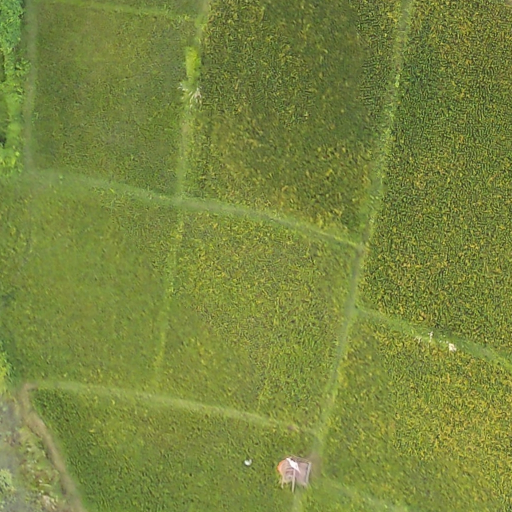
#> input picture edge_contour_detection/images/tile_82944_46080.png, 1024 x 1024 px (shown at 1/2 size)
$ python test2.py
#> lines starting #> are read from the running program, lines starting #| are printed output that depends on the picture; after the words box and inside, x2 and y2 are one past the last pixel; in counts of white or black regions, pixels touching at a corner belong together
import cv2
import matplotlib.pyplot as plt
import numpy as np

# Load image
img_color = cv2.imread('images/tile_82944_46080.png')
#> img_color is the input picture: shape (1024, 1024, 3); mean B, G, R 62.7, 134.1, 121.2
if img_color is None:
    raise FileNotFoundError("Image not found. Check the path.")

# Convert BGR to RGB for plotting
img_rgb = cv2.cvtColor(img_color, cv2.COLOR_BGR2RGB)
img_gray = cv2.cvtColor(img_color, cv2.COLOR_BGR2GRAY)

# STEP 1: ENHANCE AND SMOOTH
# Enhance contrast
clahe = cv2.createCLAHE(clipLimit=2.0, tileGridSize=(8,8))
img_enhanced = clahe.apply(img_gray)

# Heavy blur to remove internal texture
blur = cv2.GaussianBlur(img_enhanced, (15, 15), 0)

# STEP 2: ADAPTIVE THRESHOLDING TO FIND REGIONS
thresh_adapt_mean = cv2.adaptiveThreshold(
    blur, 255,
    cv2.ADAPTIVE_THRESH_MEAN_C,
    cv2.THRESH_BINARY_INV,
    181,  # Large blockSize ignores internal patterns
    2
)
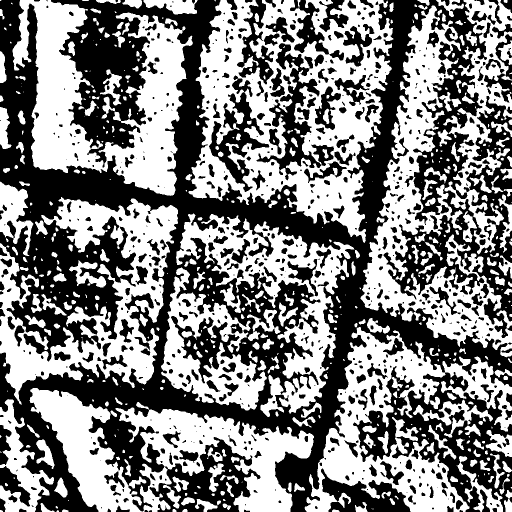
#> thresh_adapt_mean: shape (1024, 1024) (shown at 1/2 size); 51% white; 749 black regions (261 under 20 px), largest, box (x1, y1, x2, y2) and area: (0, 0, 1024, 1024) 396679, (299, 874, 521, 1024) 13278, (513, 86, 668, 361) 10702

# STEP 3: MORPHOLOGICAL OPERATIONS TO CLEAN REGIONS
# Close to merge same-field areas
kernel_large = cv2.getStructuringElement(cv2.MORPH_ELLIPSE, (7, 7))
regions = cv2.morphologyEx(thresh_adapt_mean, cv2.MORPH_CLOSE, kernel_large, iterations=3)
#> regions: shape (1024, 1024); 78.9% white; 98 black regions, largest, box (x1, y1, x2, y2) and area: (0, 0, 918, 976) 77251, (28, 743, 586, 1024) 28796, (718, 0, 835, 476) 17543

# Open to remove small noise
kernel_open = cv2.getStructuringElement(cv2.MORPH_ELLIPSE, (15, 15))
regions = cv2.morphologyEx(regions, cv2.MORPH_OPEN, kernel_open, iterations=2)
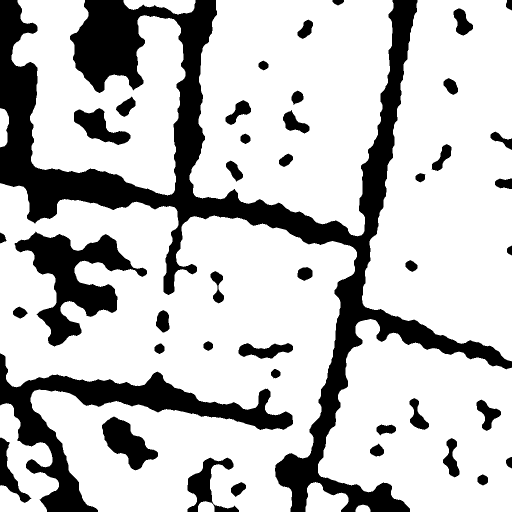
#> regions: shape (1024, 1024) (shown at 1/2 size); 76% white; 43 black regions

# STEP 4: FILTER REGIONS BY SIZE
# Only keep large field-sized regions
contours_regions, _ = cv2.findContours(regions, cv2.RETR_EXTERNAL, cv2.CHAIN_APPROX_SIMPLE)
#> contours_regions = 11 contours; largest, box (x1, y1, x2, y2) and area: (0, 366, 714, 1024) 321541, (724, 0, 1024, 723) 162092, (379, 0, 787, 473) 148007, (636, 638, 1024, 1024) 108910, (23, 0, 371, 391) 82852
min_region_area = 3000  # Minimum field size
large_regions = [c for c in contours_regions if cv2.contourArea(c) > min_region_area]
#> large_regions = 7 contours; box (x1, y1, x2, y2) and area: (0, 366, 714, 1024) 321541, (724, 0, 1024, 723) 162092, (379, 0, 787, 473) 148007, (636, 638, 1024, 1024) 108910, (23, 0, 371, 391) 82852, (0, 806, 118, 1024) 12634, (611, 964, 697, 1024) 3426

# Create mask with only large regions
regions_filtered = np.zeros_like(img_gray)
cv2.drawContours(regions_filtered, large_regions, -1, 255, -1)
#> regions_filtered: shape (1024, 1024); 80.6% white; 11 black regions, largest, box (x1, y1, x2, y2) and area: (0, 0, 1024, 1024) 157259, (0, 707, 586, 1024) 36465, (375, 915, 478, 1024) 4761

# STEP 5: DETECT BOUNDARIES ONLY AT REGION EDGES
# This is the KEY - we only look for boundaries at region perimeters
# Detect edges on the region mask (not the original image!)
edges = cv2.Canny(regions_filtered, 50, 150)
#> edges: shape (1024, 1024); 1% white in thin lines or dots

# Connect fragmented edges with directional kernels
kernel_h = cv2.getStructuringElement(cv2.MORPH_RECT, (11, 1))
kernel_v = cv2.getStructuringElement(cv2.MORPH_RECT, (1, 11))
edges_h = cv2.morphologyEx(edges, cv2.MORPH_CLOSE, kernel_h)
#> edges_h: shape (1024, 1024); 1.2% white in thin lines or dots
edges_v = cv2.morphologyEx(edges, cv2.MORPH_CLOSE, kernel_v)
#> edges_v: shape (1024, 1024); 1.2% white in thin lines or dots
edges_connected = cv2.bitwise_or(edges_h, edges_v)
#> edges_connected: shape (1024, 1024); 1.3% white in thin lines or dots

# Additional closing
kernel_close = cv2.getStructuringElement(cv2.MORPH_RECT, (7, 7))
edges_connected = cv2.morphologyEx(edges_connected, cv2.MORPH_CLOSE, kernel_close, iterations=2)
#> edges_connected: shape (1024, 1024); 1.6% white in thin lines or dots

# Dilate to strengthen boundaries
kernel_dilate = cv2.getStructuringElement(cv2.MORPH_RECT, (3, 3))
edges_connected = cv2.dilate(edges_connected, kernel_dilate, iterations=1)
#> edges_connected: shape (1024, 1024); 3.9% white; 15 white regions, largest, box (x1, y1, x2, y2) and area: (609, 0, 1024, 1024) 8317, (0, 365, 715, 1024) 7540, (21, 0, 372, 392) 6764

# STEP 6: CRITICAL FILTER - Remove internal boundaries
# Erode regions to get field centers, remove any boundary inside
kernel_erode = cv2.getStructuringElement(cv2.MORPH_ELLIPSE, (10, 10))
field_interiors = cv2.erode(regions_filtered, kernel_erode, iterations=1)
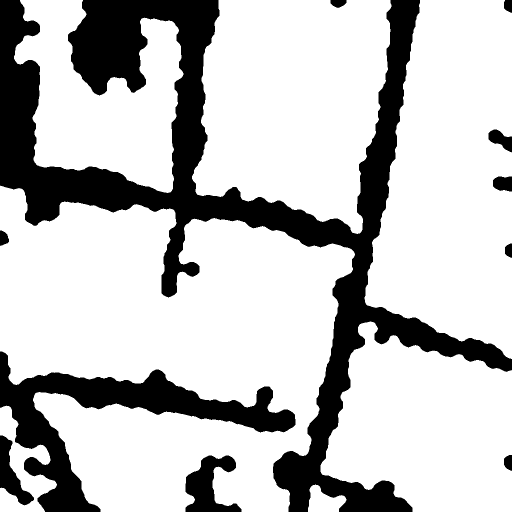
#> field_interiors: shape (1024, 1024) (shown at 1/2 size); 75.9% white; 11 black regions

# Remove any boundary that's inside a field
edges_external_only = edges_connected.copy()
edges_external_only[field_interiors > 0] = 0

# STEP 7: EXTRACT AND FILTER CONTOURS
contours, _ = cv2.findContours(edges_external_only, cv2.RETR_EXTERNAL, cv2.CHAIN_APPROX_SIMPLE)
#> contours = 15 contours; largest, box (x1, y1, x2, y2) and area: (0, 365, 715, 1024) 8174, (609, 0, 1024, 1024) 6316, (21, 0, 372, 392) 5188, (0, 705, 587, 1024) 4870, (377, 0, 788, 474) 3788

# Filter by perimeter (boundaries should be reasonably long)
min_perimeter = 80
filtered_contours = []

for c in contours:
    perimeter = cv2.arcLength(c, True)
    area = cv2.contourArea(c)

    if perimeter >= min_perimeter:
        # Additional shape filter
        if perimeter > 0:
            # Compactness check
            compactness = 4 * np.pi * area / (perimeter * perimeter)

            # Keep boundaries (low compactness = elongated)
            if compactness < 0.5:  # Not too circular/blob-like
                # Smooth the contour
                epsilon = 0.003 * cv2.arcLength(c, True)
                approx = cv2.approxPolyDP(c, epsilon, True)
                filtered_contours.append(approx)
#> this loop made 15 passes
#> (perimeter, area, compactness, epsilon) on passes 1, 2, 3, 4, 5, 8, 9, 10: (738.8, 1557, 0.0358, 2.22), (80.28, 132, 0.257, 0.241), (421.2, 1018, 0.0721, 1.26), (825.5, 1907.5, 0.0352, 2.48), (3425.7, 4869.5, 0.00521, 10.28), (3572.1, 8173.5, 0.00805, 10.72), (161.4, 257.5, 0.124, 0.484), (161.9, 620, 0.297, 0.486)
#> after the loop, filtered_contours = 11 contours; largest, box (x1, y1, x2, y2) and area: (0, 365, 713, 1024) 6744, (0, 705, 587, 1024) 6160, (21, 0, 372, 390) 5436, (609, 0, 1024, 1024) 4079, (377, 0, 788, 472) 3778

# STEP 8: CREATE FINAL BOUNDARY MASK
edges_clean = np.zeros_like(edges_connected)
cv2.drawContours(edges_clean, filtered_contours, -1, 255, 2)
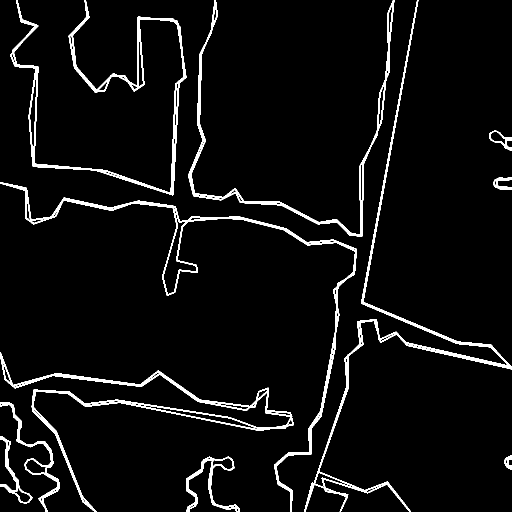
#> edges_clean: shape (1024, 1024) (shown at 1/2 size); 4.6% white; 11 white regions, largest, box (x1, y1, x2, y2) and area: (608, 0, 1024, 1024) 9299, (0, 364, 714, 1024) 8863, (0, 704, 588, 1024) 8623

# VISUALIZATIONS

# 1. Red overlay on original
img_with_edges = img_rgb.copy()
edge_mask = edges_clean > 0
img_with_edges[edge_mask] = [255, 0, 0]
#> img_with_edges: shape (1024, 1024, 3); mean R, G, B 127.2, 127.7, 59.7

# 2. Semi-transparent overlay
img_overlay = img_rgb.copy()
overlay = np.zeros_like(img_rgb)
overlay[edge_mask] = [255, 0, 0]
img_overlay = cv2.addWeighted(img_rgb, 0.85, overlay, 2, 0)

# 3. Show regions with boundaries
img_regions = img_rgb.copy()
regions_colored = np.zeros_like(img_rgb)
regions_colored[regions_filtered > 0] = [0, 80, 0]  # Green tint for regions
img_regions = cv2.addWeighted(img_rgb, 0.8, regions_colored, 0.2, 0)
img_regions[edge_mask] = [255, 0, 0]
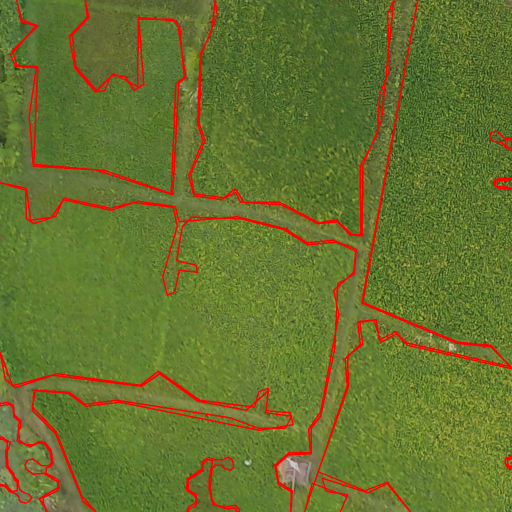
#> img_regions: shape (1024, 1024, 3) (shown at 1/2 size); mean R, G, B 104.1, 114.6, 47.7

# 4. Show field interiors (debugging)
img_debug = img_rgb.copy()
interior_colored = np.zeros_like(img_rgb)
interior_colored[field_interiors > 0] = [0, 0, 150]  # Blue = interior (boundaries removed here)
img_debug = cv2.addWeighted(img_rgb, 0.7, interior_colored, 0.3, 0)
img_debug[edge_mask] = [255, 0, 0]
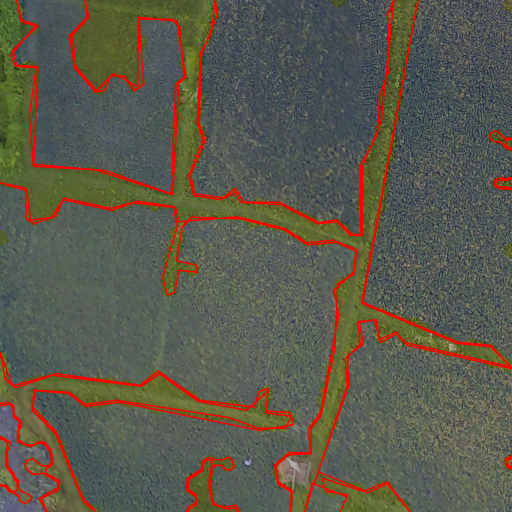
#> img_debug: shape (1024, 1024, 3) (shown at 1/2 size); mean R, G, B 92.6, 89.4, 75.7

# 5. Comparison: before and after interior removal
img_before = img_rgb.copy()
img_before[edges_connected > 0] = [255, 255, 0]  # Yellow = all boundaries before filtering
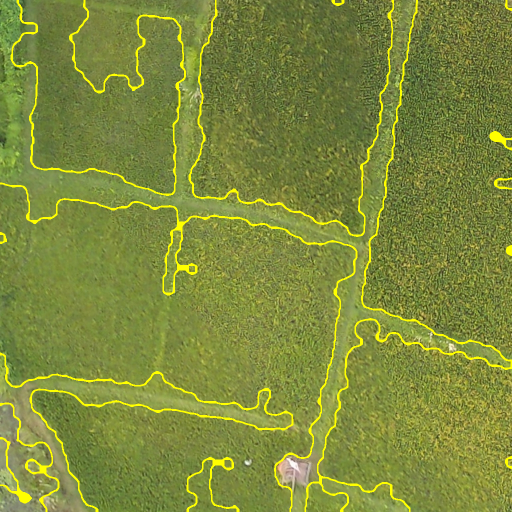
#> img_before: shape (1024, 1024, 3) (shown at 1/2 size); mean R, G, B 126.2, 138.6, 60.2

# PLOT RESULTS

fig, axes = plt.subplots(2, 4, figsize=(24, 12))

# Row 1: Processing pipeline
axes[0, 0].imshow(img_rgb)
axes[0, 0].set_title("Original Image", fontsize=12, fontweight='bold')
axes[0, 0].axis('off')

axes[0, 1].imshow(blur, cmap='gray')
axes[0, 1].set_title(f"Heavy Blur (25×25)\nRemoves internal texture", fontsize=11)
axes[0, 1].axis('off')

axes[0, 2].imshow(regions_filtered, cmap='gray')
axes[0, 2].set_title(f"Detected Regions\n({len(large_regions)} fields, min area={min_region_area})", fontsize=11)
axes[0, 2].axis('off')

axes[0, 3].imshow(field_interiors, cmap='gray')
axes[0, 3].set_title("Field Interiors\n(Boundaries here will be removed)", fontsize=11)
axes[0, 3].axis('off')

# Row 2: Boundary results
axes[1, 0].imshow(img_before)
axes[1, 0].set_title("Before Filter\n(Yellow = all detected boundaries)", fontsize=11)
axes[1, 0].axis('off')

axes[1, 1].imshow(edges_clean, cmap='gray')
axes[1, 1].set_title(f"After Filter\n({len(filtered_contours)} boundaries kept)", fontsize=11, fontweight='bold')
axes[1, 1].axis('off')

axes[1, 2].imshow(img_overlay)
axes[1, 2].set_title("Subtle Overlay on Original", fontsize=11)
axes[1, 2].axis('off')

axes[1, 3].imshow(img_with_edges)
axes[1, 3].set_title("FINAL RESULT", fontsize=12, fontweight='bold')
axes[1, 3].axis('off')

plt.tight_layout()
plt.show()

# STATISTICS

print("\n" + "="*70)
print("FIELD BOUNDARY DETECTION RESULTS")
print("="*70)
print(f"Image size: {img_gray.shape[0]} × {img_gray.shape[1]} pixels")
#| Image size: 1024 × 1024 pixels
print(f"Detected field regions: {len(large_regions)}")
#| Detected field regions: 7
print(f"Total boundaries before filter: {len(contours)}")
#| Total boundaries before filter: 15
print(f"Final boundaries after filter: {len(filtered_contours)}")
#| Final boundaries after filter: 11
print(f"Boundaries removed: {len(contours) - len(filtered_contours)}")
#| Boundaries removed: 4

if large_regions:
    areas = [cv2.contourArea(c) for c in large_regions]
#> areas = [3426, 12633.5, 108910, 321541, 162091.5, 148007, 82852]
    print(f"\nField Size Statistics:")
    print(f"  Average: {np.mean(areas):.0f} pixels²")
#|   Average: 119923 pixels²
    print(f"  Largest: {np.max(areas):.0f} pixels²")
#|   Largest: 321541 pixels²
    print(f"  Smallest: {np.min(areas):.0f} pixels²")
#|   Smallest: 3426 pixels²

if filtered_contours:
    perimeters = [cv2.arcLength(c, True) for c in filtered_contours]
#> perimeters = [704.5, 80.28, 406.2, 786.7, 3132, 3288, 159.5, 158.1, 4053.4, 2523.8, 3196.4]
    print(f"\nBoundary Length Statistics:")
    print(f"  Total length: {sum(perimeters):.0f} pixels")
#|   Total length: 18489 pixels
    print(f"  Average: {np.mean(perimeters):.0f} pixels")
#|   Average: 1681 pixels
    print(f"  Longest: {max(perimeters):.0f} pixels")
#|   Longest: 4053 pixels

$ run again, with edge_contour_detection/images/tile_32768_20480.png copied over edge_contour_detection/images/tile_82944_46080.png
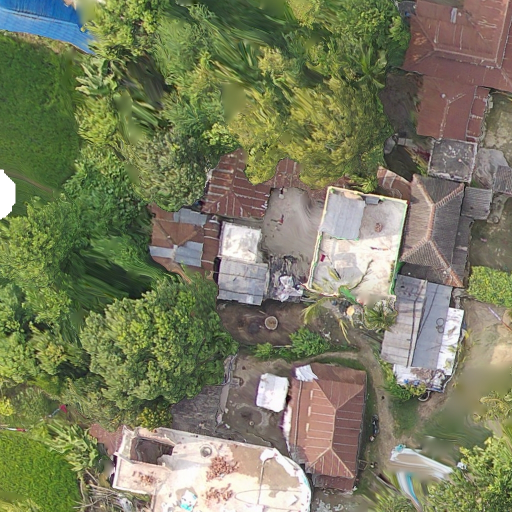
#> input picture edge_contour_detection/images/tile_32768_20480.png, 1024 x 1024 px (shown at 1/2 size)
#> img_color is the input picture: shape (1024, 1024, 3); mean B, G, R 95.7, 124.8, 121.6
#> `thresh_adapt_mean = cv2.adaptiveThreshold( blur, 255, cv2.ADAPTIVE_THR..`:
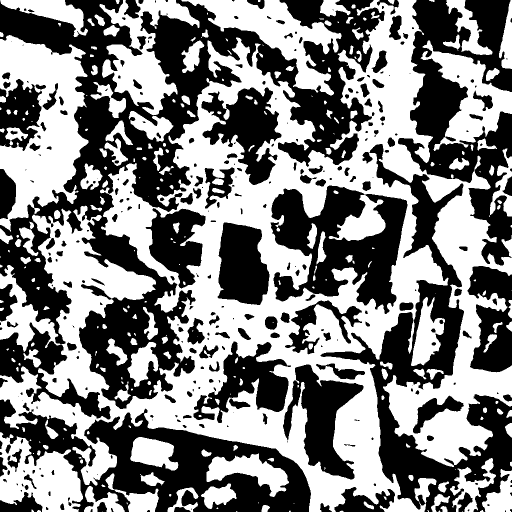
#> thresh_adapt_mean: shape (1024, 1024) (shown at 1/2 size); 50.7% white; 316 black regions (109 under 20 px), largest, box (x1, y1, x2, y2) and area: (0, 0, 770, 818) 165829, (641, 288, 1024, 1024) 60309, (0, 799, 622, 1024) 54986
#> contours_regions = 21 contours; largest, box (x1, y1, x2, y2) and area: (195, 0, 1024, 1024) 463701, (0, 67, 313, 878) 118685, (0, 863, 316, 1024) 30332, (400, 0, 682, 185) 21566, (872, 76, 1024, 302) 18528
#> large_regions = 10 contours; largest, box (x1, y1, x2, y2) and area: (195, 0, 1024, 1024) 463701, (0, 67, 313, 878) 118685, (0, 863, 316, 1024) 30332, (400, 0, 682, 185) 21566, (872, 76, 1024, 302) 18528
#> regions_filtered: shape (1024, 1024); 65.4% white; 11 black regions, largest, box (x1, y1, x2, y2) and area: (0, 0, 755, 1024) 228222, (814, 0, 1024, 745) 72473, (754, 791, 1024, 998) 25887
#> edges: shape (1024, 1024); 1.5% white in thin lines or dots
#> edges_h: shape (1024, 1024); 1.7% white in thin lines or dots
#> edges_v: shape (1024, 1024); 1.7% white in thin lines or dots
#> field_interiors: shape (1024, 1024); 58.3% white; 11 black regions
#> contours = 15 contours; largest, box (x1, y1, x2, y2) and area: (0, 0, 756, 1024) 148543, (752, 789, 1024, 999) 18566, (400, 909, 576, 1024) 9994, (261, 872, 348, 936) 4281, (812, 0, 1024, 746) 3837
#> the loop `for c in contours:` made 15 passes
#> (perimeter, area, compactness, epsilon) on passes 1, 2, 3, 5, 6, 7, 8, 9: (218, 320, 0.0846, 0.654), (301.5, 421, 0.0582, 0.904), (584.5, 9994.5, 0.368, 1.75), (1765, 18566.5, 0.0749, 5.3), (743.1, 1041, 0.0237, 2.23), (990.4, 2138.5, 0.0274, 2.97), (484.6, 688.5, 0.0368, 1.45), (534, 782.5, 0.0345, 1.6)
#> after the loop `for c in contours:`: filtered_contours = 13 contours; largest, box (x1, y1, x2, y2) and area: (0, 0, 745, 1024) 162506, (754, 789, 1024, 999) 18384, (400, 909, 576, 1024) 9944, (812, 0, 1024, 745) 3953, (0, 461, 140, 643) 2176
#> edges_clean: shape (1024, 1024); 5.2% white; 12 white regions, largest, box (x1, y1, x2, y2) and area: (0, 0, 746, 1024) 30035, (811, 0, 1024, 746) 5824, (753, 788, 1024, 1000) 4426
#> img_with_edges: shape (1024, 1024, 3); mean R, G, B 128.6, 118.2, 90.9
#> `img_before[edges_connected > 0] = [255, 255, 0]`:
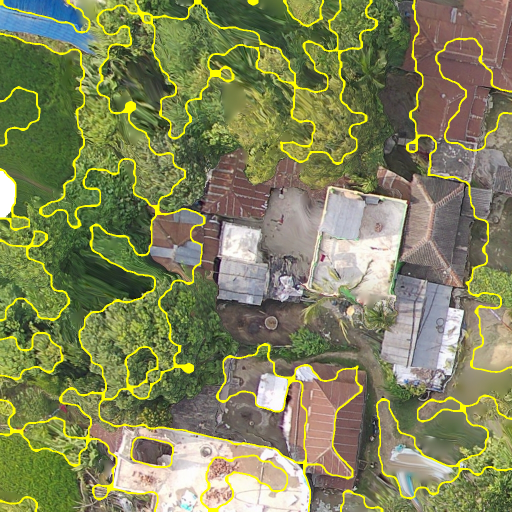
#> img_before: shape (1024, 1024, 3) (shown at 1/2 size); mean R, G, B 129.4, 132.4, 90.6
#| Image size: 1024 × 1024 pixels
#| Detected field regions: 10
#| Total boundaries before filter: 15
#| Final boundaries after filter: 13
#| Boundaries removed: 2
#> areas = [8836.5, 3855, 30332, 3374.5, 18528, 118685, 463701, 21566, 3400, 5280]
#|   Average: 67756 pixels²
#|   Largest: 463701 pixels²
#|   Smallest: 3374 pixels²
#> perimeters = [212.1, 292.2, 559.1, 1634.3, 702.2, 941.4, 470.8, 513.2, 1259.5, 2209, 297.4, 9999.1, 568.3]
#|   Total length: 19659 pixels
#|   Average: 1512 pixels
#|   Longest: 9999 pixels

$ run again, with edge_contour_detection/images/tile_24576_26624_png.rf.1a319308262a5618806cb7c594816a1c.jpg saved as edge_contour_detection/images/tile_82944_46080.png
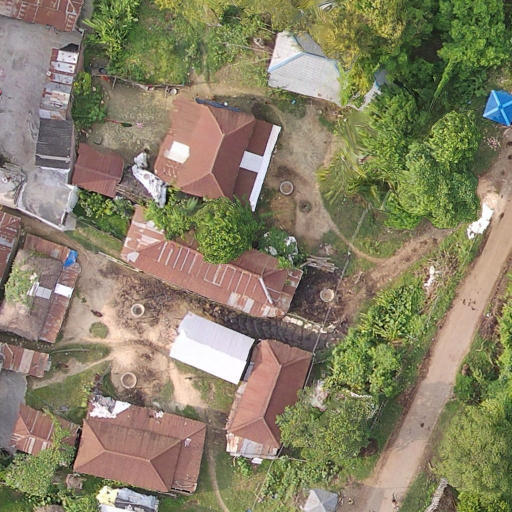
#> input picture edge_contour_detection/images/tile_24576_26624_png.rf.1a319308262a5618806cb7c594816a1c.jpg, 1024 x 1024 px (shown at 1/2 size)
#> img_color is the input picture: shape (1024, 1024, 3); mean B, G, R 102.3, 128.3, 135.3
#> `thresh_adapt_mean = cv2.adaptiveThreshold( blur, 255, cv2.ADAPTIVE_THR..`:
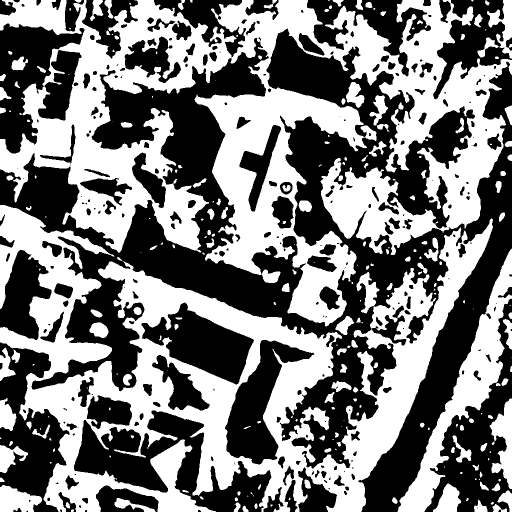
#> thresh_adapt_mean: shape (1024, 1024) (shown at 1/2 size); 48.4% white; 248 white regions (84 under 20 px), largest, box (x1, y1, x2, y2) and area: (0, 0, 1024, 653) 250723, (0, 410, 986, 1024) 191256, (795, 497, 1024, 1024) 23691
#> contours_regions = 17 contours; largest, box (x1, y1, x2, y2) and area: (0, 0, 1024, 1024) 492736, (39, 678, 347, 1024) 39094, (879, 512, 1024, 854) 19276, (0, 410, 185, 599) 18930, (374, 734, 509, 986) 15796
#> large_regions = 12 contours; largest, box (x1, y1, x2, y2) and area: (0, 0, 1024, 1024) 492736, (39, 678, 347, 1024) 39094, (879, 512, 1024, 854) 19276, (0, 410, 185, 599) 18930, (374, 734, 509, 986) 15796
#> regions_filtered: shape (1024, 1024); 60.5% white; 10 black regions, largest, box (x1, y1, x2, y2) and area: (0, 307, 658, 1024) 201638, (186, 0, 823, 467) 75491, (724, 246, 1024, 1024) 74572
#> edges: shape (1024, 1024); 1.5% white in thin lines or dots
#> edges_h: shape (1024, 1024); 1.7% white in thin lines or dots
#> edges_v: shape (1024, 1024); 1.7% white in thin lines or dots
#> field_interiors: shape (1024, 1024); 53.5% white; 9 black regions
#> contours = 13 contours; largest, box (x1, y1, x2, y2) and area: (0, 306, 659, 1024) 90797, (184, 0, 824, 468) 9234, (178, 0, 340, 146) 5296, (794, 511, 1024, 1024) 3779, (722, 245, 1024, 1024) 2696
#> the loop `for c in contours:` made 13 passes
#> (perimeter, area, compactness, epsilon) on passes 1 to 8: (320, 447, 0.0548, 0.96), (232.7, 299, 0.0694, 0.698), (358.5, 547, 0.0535, 1.08), (2103.5, 3779, 0.0107, 6.31), (11302.3, 90797, 0.00893, 33.91), (1990.2, 2695.5, 0.00855, 5.97), (411.7, 580.5, 0.043, 1.23), (1624, 2292, 0.0109, 4.87)
#> after the loop `for c in contours:`: filtered_contours = 13 contours; largest, box (x1, y1, x2, y2) and area: (0, 306, 657, 1024) 99666, (184, 0, 824, 468) 6180, (179, 0, 340, 146) 5268, (794, 511, 1024, 1024) 4132, (0, 17, 164, 308) 2700
#> edges_clean: shape (1024, 1024); 6.2% white; 13 white regions, largest, box (x1, y1, x2, y2) and area: (0, 305, 658, 1024) 25460, (183, 0, 825, 469) 13523, (793, 510, 1024, 1024) 5332
#> img_with_edges: shape (1024, 1024, 3); mean R, G, B 142.6, 120.4, 95.9
#> `img_before[edges_connected > 0] = [255, 255, 0]`:
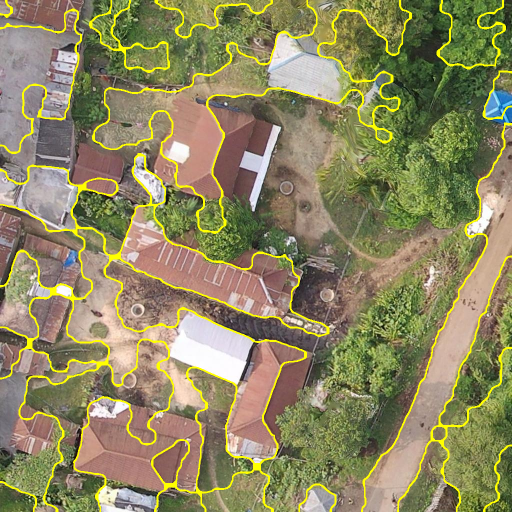
#> img_before: shape (1024, 1024, 3) (shown at 1/2 size); mean R, G, B 141.8, 135.4, 96.4
#| Image size: 1024 × 1024 pixels
#| Detected field regions: 12
#| Total boundaries before filter: 13
#| Final boundaries after filter: 13
#| Boundaries removed: 0
#> areas = [3766, 3066.5, 3848, 3709, 10665.5, 15796, 39094, 3558, 12363.5, 19275.5, 18929.5, 492735.5]
#|   Average: 52234 pixels²
#|   Largest: 492736 pixels²
#|   Smallest: 3066 pixels²
#> perimeters = [310.9, 223.8, 349.5, 1951.1, 9320, 1849.2, 397.2, 1517.4, 987.4, 5266, 763.8, 841, 122.2]
#|   Total length: 23899 pixels
#|   Average: 1838 pixels
#|   Longest: 9320 pixels
